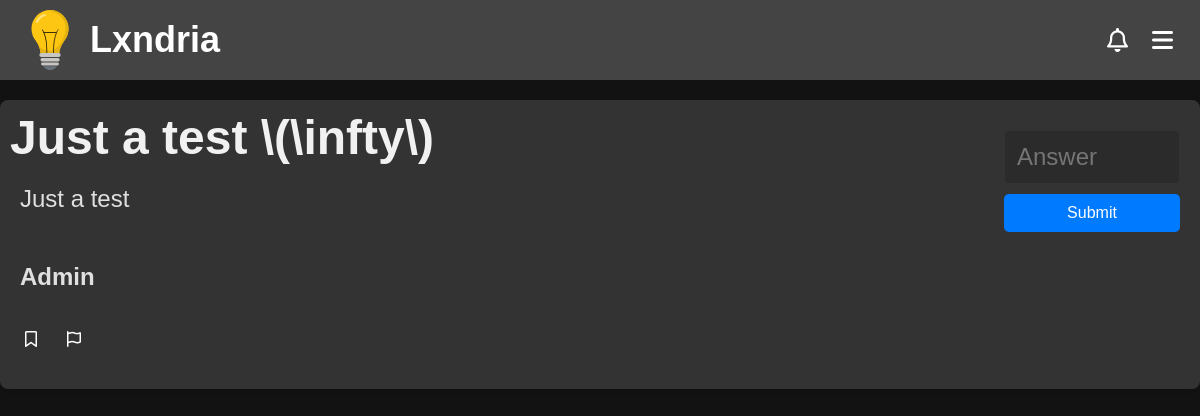
Page /problem/9 on the committed database.
### app/models.py (models this page shows, shortened)
class Problem(db.Model):
    __tablename__ = "problem"
    __table_args__ = {"extend_existing": True}
    id = db.Column(db.Integer, primary_key=True, autoincrement=True)
    title = db.Column(db.String(100), nullable=False)
    topic = db.Column(db.String(30), nullable=False)
    attempts = db.Column(db.Integer, default=0)
    solved = db.Column(db.Integer, default=0)
    created_at = db.Column(db.DateTime, default=datetime.utcnow)
    updated_at = db.Column(db.DateTime, onupdate=datetime.utcnow)
    views = db.Column(db.Integer, default=0)
    author = db.Column(db.String(80), db.ForeignKey('user.username'))
    user = db.relationship('User', backref=db.backref('problems', cascade="all, delete-orphan"))
    content = db.Column(db.Text, nullable=False)
    encrypted_answer = db.Column(db.Text, nullable=False)
    __table_args__ = (
        CheckConstraint("topic IN ('Algebra', 'Geometry', 'Number Theory', 'Calculus', 'Logic', 'Classical Mechanics', 'Electricity and Magnetism', 'Computer Science', 'Quantitative Finance', 'Chemistry', 'Probability')", name="valid_topic_check"),
    )
    @hybrid_property
    def needs_solution(self):
        solutions = Solutions.query.filter_by(problem_id=self.id).count()
        if solutions == 0:
            return True
        return False

class User(db.Model, UserMixin): # create a User class to store user information
    __tablename__ = "user"
    __table_args__ = {"extend_existing": True}  # Allow modifications to the table
    id = db.Column(db.Integer, primary_key=True)
    username = db.Column(db.String(80), unique=True, nullable=False)
    name = db.Column(db.String(80), nullable=False)
    password_hash = db.Column(db.String(120), nullable=False)
    email = db.Column(db.String(120), unique=True, nullable=False)
    created_at = db.Column(db.DateTime, default=datetime.utcnow)
    updated_at = db.Column(db.DateTime, onupdate=datetime.utcnow)

### app/routes/problem.py (the view, shortened to what this page needs)
@problem_bp.route('/problem/<int:problem_id>', methods=['GET', 'POST'])
def problem(problem_id):
    submission = SubmissionForm()
    problem = Problem.query.filter_by(id=problem_id).first()
    if not current_user.is_authenticated:
        attempts = []
        pass
    elif problem.author == current_user.username:
        return redirect(url_for('routes.problem.owner', problem_id=problem.id))
        attempts = ProblemAttempts.query.filter_by(problem_id=problem.id, username=current_user.username)
    try:
        problem.views += 1
    except:
        problem.views = 1
    db.session.commit()
    if not current_user.is_authenticated:
        pass
    elif attempts.count(): # User has attempted the problem
        for attempt in attempts:
            if attempt.is_correct: # User has already solved the problem
                return redirect(url_for('routes.problem.correct', problem_id=problem.id))
        return redirect(url_for('routes.problem.incorrect', problem_id=problem.id))
    if current_user.is_authenticated:
        bookmark = Bookmarks.query.filter_by(problem_id=problem_id, username=current_user.username).first()
    else:
        bookmark = None
    return render_template('problem.html', problem=problem, submission=submission, solved = 0, bookmarked=bookmark)

### app/forms.py
class SubmissionForm(FlaskForm):
    answer = StringField('Answer', validators=[DataRequired()])
    submit = SubmitField('Submit')

### app/templates/problem.html (shortened to what this page needs)
<!DOCTYPE html>
<html>
<head>
    <link rel="stylesheet" href="https://cdnjs.cloudflare.com/ajax/libs/highlight.js/11.7.0/styles/github-dark.min.css">
    <link rel="stylesheet" href="{{url_for('static', filename='css/problem.css')}}">
    {%include 'banner.html'%}
</head>
<body>
<div class="problem-container">
    <div class="problem">
        <h1>
            {{problem.title}}
        </h1>
        <div class="problem-content" id="output">
            {{problem.content}}
        </div>
    <div class="problem-footer">
        <div class="author">
            <h2><a href="/account/{{problem.author}}">
                {% if problem.user %}
                {{problem.user.name}}
                {% else %}
                {{problem.author}}
                {% endif %}
            </a></h2>
        </div>
        <div style="display: flex;">
        {%if bookmarked%}
        <a href="/problem/{{problem.id}}/bookmark"><button><i class="fas fa-bookmark"></i></button></a>
        {%else%}
        <a href="/problem/{{problem.id}}/bookmark"><button><i class="far fa-bookmark"></i></button></a>
        {%endif%}
        <a href="/report/P{{problem.id}}"><button><i class="far fa-flag"></i></button></a>
        </div>
    </div>
    </div>
    {% if solved == 0 %}
    <form method="POST">
        <div class="answer">
            {{submission.answer(class="form-control", placeholder="Answer")}}
        <button id="submit">Submit</button>
        </div>
    </form>
    {% elif solved == -1 %}
    <div class="answer">
        <h2>Answer</h2>
        <p>{{answer}}</p>
        <div class="wrong-message"><b>☹️Incorrect</b></div>
    </div>
    {% endif %}
    </div>
</body>

### app/static/css/problem.css (style rules this page uses)
body { font-family: 'Poppins', sans-serif; margin: 0; padding: 0; background-color: #121212; color: #e0e0e0; }
a { color: #007bff; }
.problem-container { display: flex; max-width: 1200px; margin: 20px auto; padding: 10px; background-color: #333; box-shadow: 0 2px 4px rgba(0, 0, 0, 0.1); border-radius: 8px; color: #e0e0e0; }
.problem-content { flex: 1; background-color: #333; padding: 10px; font-size: 1.5rem; }
#output, #output p { background-color: #333 !important; color: #e0e0e0; padding: 10px; border-radius: 5px; }
.problem { font-size: 1.5rem; color: #fff; align-items: center; width : 100%; }
.problem h1 { margin-bottom: 10px; background-color: #333; }
.answer { align-self: center; background-color: #333; padding: 10px; border-radius: 8px; margin-top: 10px; }
.answer p, h2 { font-size: 1.5rem; margin-bottom: 10px; background-color: #333; }
.answer input[type="text"] { width: 150px; padding: 0.75rem; border: 1px solid #333; border-radius: 5px; font-size: 1.5rem; background-color: #2b2b2b; color: #f1f1f1; }
.answer button { display: block; width: 100%; padding: 10px; margin-bottom: 10px; margin-top: 10px; background-color: #007bff; color: #ffffff; border: none; border-radius: 5px; cursor: pointer; font-size: 1rem; transition: background-color 0.3s; }
.author { display: flex; flex-direction: column; justify-content: space-between; align-items: left; margin-top: 10px; padding: 10px; background-color: #333; border-radius: 8px; color: #e0e0e0; }
.problem-footer { display: flex; flex-direction: column; justify-content: left; margin-bottom: 10px; }
.problem-footer button { display: block; margin: 5px; padding: 10px; margin-bottom: 10px; margin-top: 10px; background-color: #333; color: #ffffff; border: none; border-radius: 5px; cursor: pointer; font-size: 1rem; transition: background-color 0.3s; }

### app/static/css/banner.css (style rules this page uses)
body, h1, p { margin: 0; padding: 0; text-decoration: none; color: inherit; font-family: Arial, sans-serif; box-sizing: border-box; background-color: #121212; color: #f1f1f1; ; }
a { text-decoration: none; color: inherit; }

### rows in the picture
Problem: title "Just a test \\(\\infty\\)", content "Just a test"
User: user.name "Admin"
